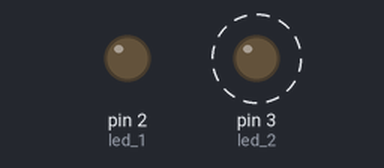
A sketch run on a simulated Arduino Uno, built with avr-gcc and run on an emulated ATmega328P. On the bench: output pins drawn as LEDs (lit = HIGH). Dashed ring = blinking.

Above: at 0.5 s.
At 3.5 s:
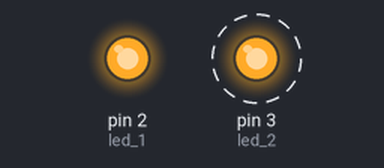
Timing chart, 0 to 7.8 s (numbered marks = the images above):
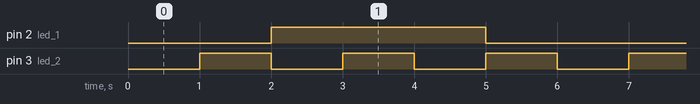

The sketch:

arduino.ino
```cpp
# define led_1 2
# define led_2 3
# define tempo 1000

void setup() {
  // put your setup code here, to run once:
  pinMode(led_1, OUTPUT);
  pinMode(led_2, OUTPUT);
  digitalWrite(led_1, LOW);
  digitalWrite(led_2, LOW);
}

void alterar(bool b1, bool b2, int tmp) {
  digitalWrite(led_1, b1);
  digitalWrite(led_2, b2);
  delay(tempo);
}

void loop() {
  alterar(false, false, tempo); // 1 --> 0 - 0
  alterar(false, true, tempo); //  2 --> 0 - 1
  alterar(true, false, tempo); //  3 --> 1 - 0
  alterar(true, true, tempo); //   4 --> 1 - 1
  alterar(true, false, tempo); //  3 --> 1 - 0
  alterar(false, true, tempo); //  2 --> 0 - 1
}
```

Measured:
- by itself, pin 2 (led_1): alternates HIGH for 3.0 s and LOW for 3.0 s
- by itself, pin 3 (led_2): alternates HIGH for 1.0 s and LOW for 1.0 s
- by itself, everything shown: repeats every 6.0 s, in 6 steps
